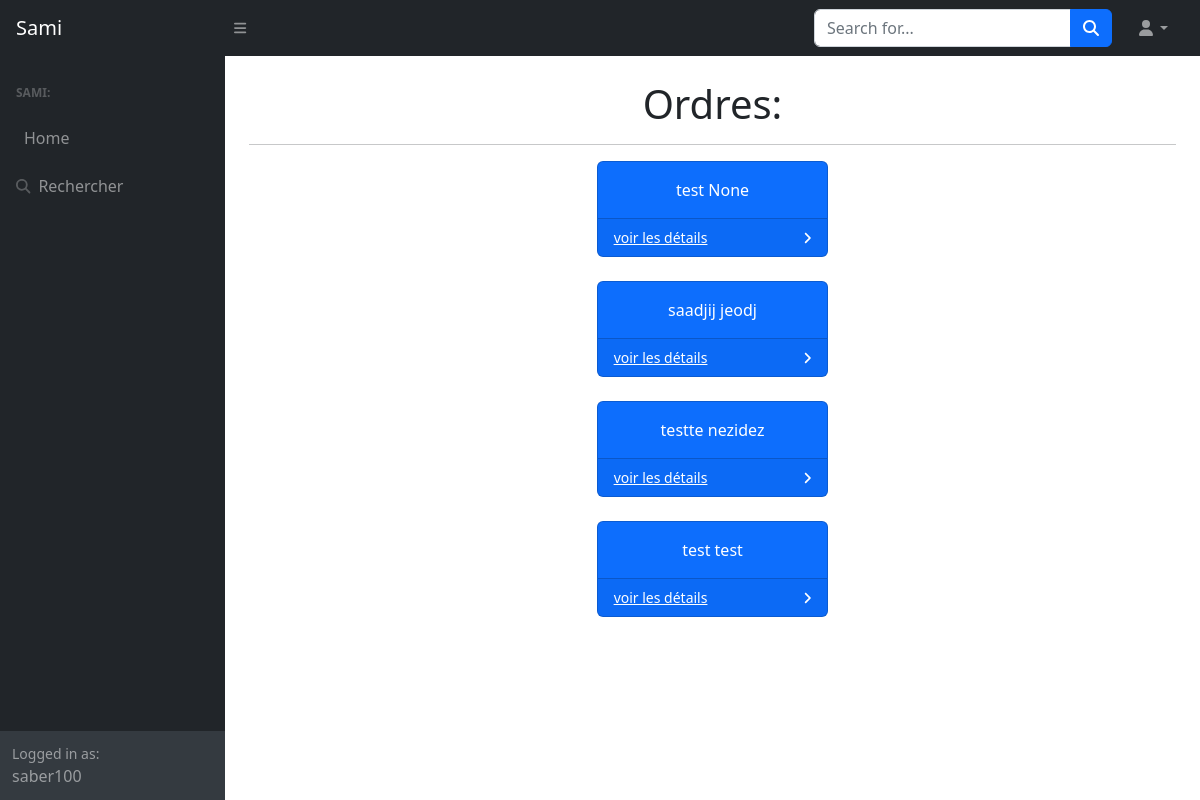
Page /tech_app/ (signed in) on the committed database.
### main/models.py (models this page shows, shortened)
class Order(models.Model):
    nom = models.CharField(max_length=120,blank = True,null = True)
    prenom = models.CharField(max_length=120,blank = True,null = True)
    adresse = models.CharField(max_length=300,blank = True,null = True)
    cp = models.CharField(max_length=200,blank = True,null = True)
    localite = models.CharField(max_length=200,blank = True,null = True)
    ngsm = models.CharField(max_length=200,blank = True,null = True)
    ntel = models.CharField(max_length=200,blank = True,null = True)
    email = models.EmailField(blank = True,null = True)
    nom_de_societe = models.CharField(max_length=200,blank = True,null = True)
    forme_juridique = models.CharField(max_length= 200,blank = True,null = True)
    date_de_visite = models.DateField(blank = True,null = True)
    date_de_signature = models.DateField(blank = True,null = True)
    ean54145 = models.CharField(max_length=200,blank = True,null = True)
    ncompte = models.CharField(max_length=200,blank = True,null = True)
    bic = models.CharField(max_length=200,blank = True,null = True)
    grd = models.CharField(max_length=200,blank = True,null = True)
    ncompteur = models.CharField(max_length=200,blank = True,null = True)
    ntva = models.CharField(max_length=200,blank = True,null = True)
    adress_de_facturation_adress = models.CharField(max_length=200,blank = True,null = True)
    adress_de_facturation_cp = models.CharField(max_length=200,blank = True,null = True)
    adress_de_facturation_localite = models.CharField(max_length=200,blank = True,null = True)
    adress_de_livraison_adress = models.CharField(max_length=200,blank = True,null = True)
    adress_de_livraison_cp = models.CharField(max_length=200,blank = True,null = True)
    adress_de_livraison_localite = models.CharField(max_length=200,blank = True,null = True)
    remarque_1 = models.TextField(blank = True,null = True)
    nombre_ppv = models.FloatField(blank = True, null = True)
    type_ppv = models.CharField(max_length=120,blank = True, null = True)
    nombre_de_range_ppv = models.FloatField(blank = True, null = True)
    nombre_pan_de_toiture = models.FloatField(blank = True, null = True)
    nombre_ppv_toiture_1 = models.FloatField(blank=True,null=True)
    toiture = models.CharField(max_length=120,blank = True, null = True)
    toiture_3 = models.CharField(max_length=120,blank = True, null = True)
    sous_toiture = models.CharField(max_length=120, blank = True, null = True)
    type_de_corniche = models.CharField(max_length=120, blank = True, null = True)
    tuile_rechage = models.CharField(max_length=120,choices=[("oui","Oui"),("non","Non")], blank = True, null = True)
    nombre_ppv_toiture_2 = models.FloatField(max_length=120,blank = True, null = True)
    orientation = models.CharField(max_length=120, blank = True, null = True,choices=[
    ('N', 'Nord'),
    ('NE', 'Nord-Est'),
    ('E', 'Est'),
    ('SE', 'Sud-Est'),
    ('S', 'Sud'),
    ('SW', 'Sud-Ouest'),
    ('W', 'Ouest'),
    ('NW', 'Nord-Ouest'),
])
    hauteur_sous_corniche = models.FloatField(max_length=120,blank = True, null = True)
    si_de7m_nacelle = models.CharField(max_length=120,blank = True, null = True, choices=[("non","Non"),("oui",'Oui')])
    etat_du_toit = models.CharField(max_length=120,blank=True,null = True)
    les_panneaux_doivent_etre_installes =  models.CharField(max_length=120,blank = True, null = True, choices=[("non","Non"),("oui",'Oui')])
    acces_par_arriere_pour_passé =  models.CharField(max_length=120,blank = True, null = True, choices=[("non","Non"),("oui",'Oui')])
    si_pas_dacces_decrire_la_situation= models.CharField(max_length=120,blank = True, null = True)
    acces_libre_le_jour_du_chantier = models.CharField(max_length=200,blank=True,null=True)
    nombre_ppv_toiture_3 = models.FloatField(blank=True,null=True)
    type_de_compteur = models.CharField(max_length=120,blank=True,null=True)
    onduleur_1 = models.CharField(max_length=200,blank=True,null=True)
    onduleur_2 = models.CharField(max_length=200,blank=True,null=True)
    onduleur_3 = models.CharField(max_length=200,blank=True,null=True)
    Nombre_doptimiseur = models.FloatField(blank=True,null=True)
    enphase = models.CharField(max_length=200,blank=True,null=True)
    gaine_technique_present =  models.CharField(max_length=120,blank = True, null = True, choices=[("non","Non"),("oui",'Oui')])
    espace_pres_du_coffret_pour_onduleur_meme_piece =  models.CharField(max_length=120,blank = True, null = True, choices=[("non","Non"),("oui",'Oui')])
    etat_de_linstallation = models.CharField(max_length=200,blank=True,null=True)
    prise_de_terre_controle_5_derniere_annes =  models.CharField(max_length=120,blank = True, null = True, choices=[("non","Non"),("oui",'Oui')])
    pressence_differentiel_general =  models.CharField(max_length=120,blank = True, null = True, choices=[("non","Non"),("oui",'Oui')])
    passage_de_cable_nbre_piece_a_traverser = models.CharField(max_length=120,blank=True,null=True)
    coffret_20_cm_disponible = models.CharField(max_length=120,blank = True, null = True, choices=[("non","Non"),("oui",'Oui')])
    tranche =  models.CharField(max_length=120,blank = True, null = True, choices=[("non","Non"),("oui",'Oui')])
    nombre_de_metre_de_tranche = models.FloatField(blank=True,null=True)
    le_client_se_charge_de_gaine =  models.CharField(max_length=120,blank = True, null = True, choices=[("non","Non"),("oui",'Oui')])
    nombre_de_metres_entre_onduleur_et_panneaux = models.FloatField(blank=True,null=True)
    le_client_souheite_il_le_monitoring =  models.CharField(max_length=120,blank = True, null = True, choices=[("non","Non"),("oui",'Oui')])
    le_modem_est_il_dans_la_meme_piece_que_londuleur = models.CharField(max_length=200,blank=True,null=True)
    nombres_de_metres_du_modem_a_lonuduleur = models.FloatField(blank=True,null=True)
    le_projet_sera_finance_par = models.CharField(max_length=200,blank=True,null=True)
    condition_de_paiement = models.CharField(max_length=300,blank=True,null=True)
    date_de_la_vt = models.CharField(max_length=300,blank=True,null=True)
    vt_effectue_par= models.CharField(max_length=300,blank=True,null=True)
    commentaire_technicien =  models.CharField(max_length=300,blank=True,null=True)
    statut_vt =  models.CharField(max_length=300,blank=True,null=True)
    coffret_general_conforme =  models.CharField(max_length=300,blank=True,null=True)
    type_de_cable = models.CharField(max_length=300,blank=True,null=True)
    ajout_coffret_supp =  models.CharField(max_length=300,blank=True,null=True)
    type_de_compteur=   models.CharField(max_length=300,blank=True,null=True)
    differenciel_general =  models.CharField(max_length=300,blank=True,null=True)
    prevoir_un_differentiel_general =  models.CharField(max_length=300,blank=True,null=True)
    limiteur =  models.CharField(max_length=300,blank=True,null=True)
    prevoir_un_limiteur =  models.CharField(max_length=300,blank=True,null=True)
    test_de_la_terre =  models.CharField(max_length=300,blank=True,null=True)
    nbr_de_metre_de_cable_a_prevoir =  models.CharField(max_length=300,blank=True,null=True)
    monitoring =  models.CharField(max_length=300,blank=True,null=True)
    modem_est_dans_la_meme_piece_que_londuleur =  models.CharField(max_length=300,blank=True,null=True)
    analyse_modem =  models.CharField(max_length=300,blank=True,null=True)
    type_de_toitur_prevu =  models.CharField(max_length=300,blank=True,null=True)
    type_toiture_prevu_a_la_vt =  models.CharField(max_length=300,blank=True,null=True)
    nbr_de_ppv =  models.CharField(max_length=300,blank=True,null=True)
    nbr_de_ppv_a_la_vt =  models.CharField(max_length=300,blank=True,null=True)
    ppv_en_portait =  models.CharField(max_length=300,blank=True,null=True)
    ppv_en_paysage =  models.CharField(max_length=300,blank=True,null=True)
    ppv_en_toiture_plate =  models.CharField(max_length=300,blank=True,null=True)
    ppv_en_chevalet_jardin =  models.CharField(max_length=300,blank=True,null=True)
    ppv_en_structure_jardin =  models.CharField(max_length=300,blank=True,null=True)
    sous_toiture_2 =  models.CharField(max_length=300,blank=True,null=True)
    le_client_a_des_ardoise_tuiles_de_rechange =  models.CharField(max_length=300,blank=True,null=True)
    nbr_dardoises_tuiles_rechange =  models.CharField(max_length=300,blank=True,null=True)
    remarque_du_chantier = models.TextField(blank= True,null = True)
    posted_by = models.ForeignKey(User,on_delete=models.SET_NULL, null=True,blank=True)
    post_date = models.DateField(auto_now=True,null = True,blank = True)

### tech/views.py (the view)
# urls.py: path("",home_page,name = "home_page"),
def home_page(request):
    if request.user.is_authenticated:
        tech_info = Tech.objects.get(user = request.user)
        ordre = Order.objects.all()
        ordre = reversed(ordre)
        return render(request,"tech_home.html",{"data":ordre})
    else:
        return redirect("login_user")

### tech/templates/tech_home.html (shortened to what this page needs)
<!DOCTYPE html>
<html lang="en">
    {%load static%}
    <head>
        <link href="https://cdn.jsdelivr.net/npm/simple-datatables@7.1.2/dist/style.min.css" rel="stylesheet" />
        <link href="{%static 'bootstrap/css/styles.css'%}" rel="stylesheet" />
    </head>
    <body class="sb-nav-fixed">
        <nav class="sb-topnav navbar navbar-expand navbar-dark bg-dark">
            <a class="navbar-brand ps-3" href="{%url 'commercial_home_page'%}">Sami</a>
            <button class="btn btn-link btn-sm order-1 order-lg-0 me-4 me-lg-0" id="sidebarToggle" href="#!"><i class="fas fa-bars"></i></button>
            <form class="d-none d-md-inline-block form-inline ms-auto me-0 me-md-3 my-2 my-md-0" method = "POST">
                <div class="input-group">
                    <input class="form-control" type="text" name = "search" placeholder="Search for..." aria-label="Search for..." aria-describedby="btnNavbarSearch" />
                    <button class="btn btn-primary" id="btnNavbarSearch" type="submit"><i class="fas fa-search"></i></button>
                </div>
            </form>
            <ul class="navbar-nav ms-auto ms-md-0 me-3 me-lg-4">
                <li class="nav-item dropdown">
                    <a class="nav-link dropdown-toggle" id="navbarDropdown" href="#" role="button" data-bs-toggle="dropdown" aria-expanded="false"><i class="fas fa-user fa-fw"></i></a>
                </li>
            </ul>
        </nav>
        <div id="layoutSidenav">
            <div id="layoutSidenav_nav">
                <nav class="sb-sidenav accordion sb-sidenav-dark" id="sidenavAccordion">
                    <div class="sb-sidenav-menu">
                        <div class="nav">
                            <div class="sb-sidenav-menu-heading">Sami:</div>
                            <a class="nav-link" href="{%url 'tech_home_page'%}">
                                Home
                            </a>
                            <a class="nav-link" href="{%url 'tech_search_method'%}">
                                <div class="sb-nav-link-icon"><i class="fas fa-search"></i></div>
                                Rechercher
                            </a>
                        </div>
                    </div>
                    <div class="sb-sidenav-footer">
                        <div class="small">Logged in as:</div>
                        {{request.user.username}}
                    </div>
                </nav>
            </div>
            <div id="layoutSidenav_content">
                <main>
                    <div class="container-fluid px-4" align = center>
                        <h1 class="mt-4" align = center>Ordres:</h1>
                        <hr>
                            <div class="col-xl-3 col-md-6" align = center>
                                {%for i in data%}
                                <div class="card bg-primary text-white mb-4">
                                    <div class="card-body">{{i.nom}} {{i.prenom}}</div>
                                    <div class="card-footer d-flex align-items-center justify-content-between">
                                        <a class="small text-white stretched-link" href="{% url 'tech_details_view' i.id%}" align>voir les détails</a>
                                        <div class="small text-white"><i class="fas fa-angle-right"></i></div>
                                    </div>
                                </div>
                                {%endfor%}
<br>
                </main>
            </div>
        </div>
    </body>
</html>

### rows in the picture
Order: nom "test", prenom "None"
Order: nom "saadjij", prenom "jeodj"
Order: nom "testte", prenom "nezidez"
Order: nom "test", prenom "test"

### other values in the picture
{{ request.user.username }} "saber100"
